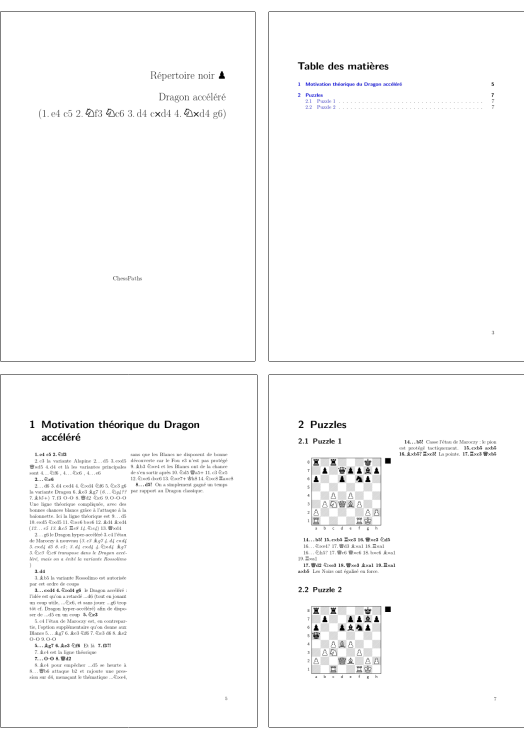
#> input picture examples/example_pdf_display.png, 1047 x 1481 px, given in place of logo_tree_zoomed_in.jpg, which was not available (shown at 1/2 size)
$ python create_icon.py
#> lines starting #> are read from the running program, lines starting #| are printed output that depends on the picture
from pathlib import Path
from PIL import Image


assets = Path(__file__).resolve().parent
source = assets / "possible_logos" / "logo_tree_zoomed_in.jpg"

image = Image.open(source)
#> image is the input picture: PIL image 1047x1481 RGBA; mean R, G, B, A 249.7, 249.7, 249.8, 236.5

# Convert to RGBA (required for transparency support)
image = image.convert("RGBA")


# ============================================================
# PNG
# ============================================================

png = image.resize(
    (512, 512),
    Image.Resampling.LANCZOS
)
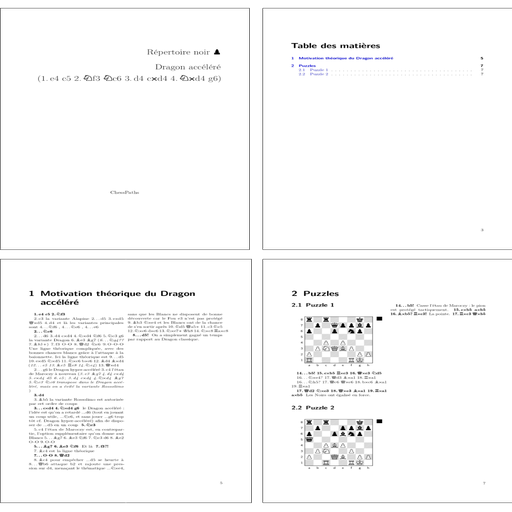
#> png: PIL image 512x512 RGBA; mean R, G, B, A 231.4, 231.4, 231.5, 236.5; transparent parts drawn white

png.save(
    assets / "app.png"
)


# ============================================================
# ICO
# ============================================================

png.save(
    assets / "app.ico",
    format="ICO",
    sizes=[
        (16, 16),
        (32, 32),
        (48, 48),
        (64, 64),
        (128, 128),
        (256, 256),
    ],
)

$ run again, on examples/example_pdf_images/page_1.jpg
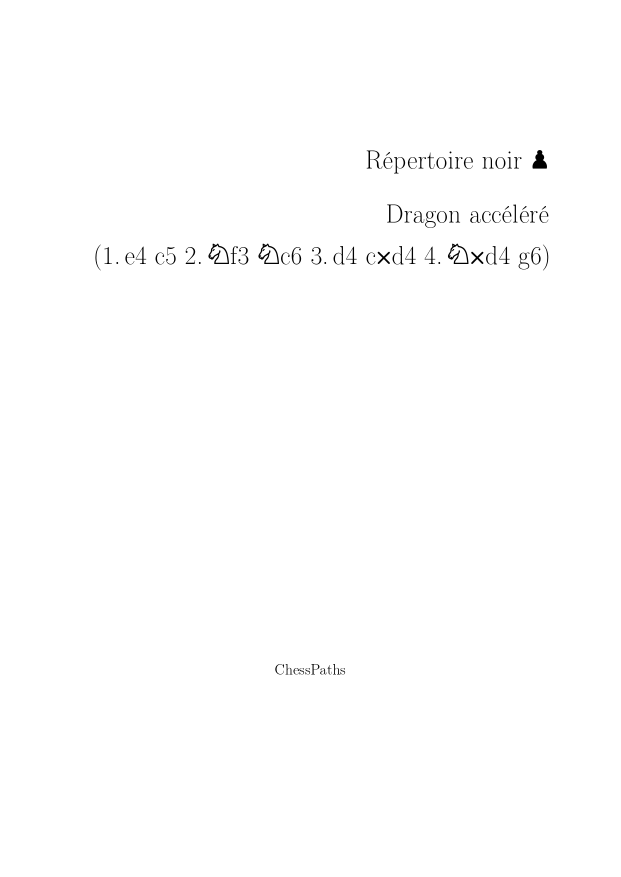
#> input picture examples/example_pdf_images/page_1.jpg, 1241 x 1754 px, given in place of logo_tree_zoomed_in.jpg, which was not available (shown at 1/2 size)
#> image is the input picture: PIL image 1241x1754 RGB; min 0, max 255, mean 253.9
#> image: PIL image 1241x1754 RGBA
#> `png = image.resize( (512, 512), Image.Resampling.LANCZOS )`:
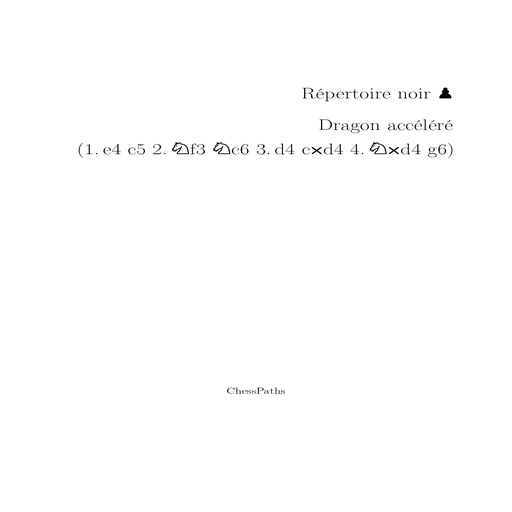
#> png: PIL image 512x512 RGBA; mean R, G, B, A 253.8, 253.8, 253.8, 255
